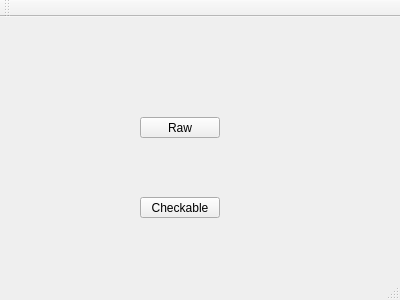
<?xml version="1.0" encoding="UTF-8"?>
<ui version="4.0">
 <class>MainWindow</class>
 <widget class="QMainWindow" name="MainWindow">
  <property name="geometry">
   <rect>
    <x>0</x>
    <y>0</y>
    <width>400</width>
    <height>300</height>
   </rect>
  </property>
  <property name="windowTitle">
   <string>MainWindow</string>
  </property>
  <widget class="QWidget" name="centralWidget">
   <widget class="QPushButton" name="pushButtonRaw">
    <property name="geometry">
     <rect>
      <x>140</x>
      <y>100</y>
      <width>80</width>
      <height>21</height>
     </rect>
    </property>
    <property name="text">
     <string>Raw</string>
    </property>
   </widget>
   <widget class="QPushButton" name="pushButtonCheckable">
    <property name="geometry">
     <rect>
      <x>140</x>
      <y>180</y>
      <width>80</width>
      <height>21</height>
     </rect>
    </property>
    <property name="text">
     <string>Checkable</string>
    </property>
    <property name="checkable">
     <bool>true</bool>
    </property>
   </widget>
  </widget>
  <widget class="QMenuBar" name="menuBar">
   <property name="geometry">
    <rect>
     <x>0</x>
     <y>0</y>
     <width>400</width>
     <height>20</height>
    </rect>
   </property>
  </widget>
  <widget class="QToolBar" name="mainToolBar">
   <attribute name="toolBarArea">
    <enum>TopToolBarArea</enum>
   </attribute>
   <attribute name="toolBarBreak">
    <bool>false</bool>
   </attribute>
  </widget>
  <widget class="QStatusBar" name="statusBar"/>
 </widget>
 <layoutdefault spacing="6" margin="11"/>
 <resources/>
 <connections/>
</ui>
